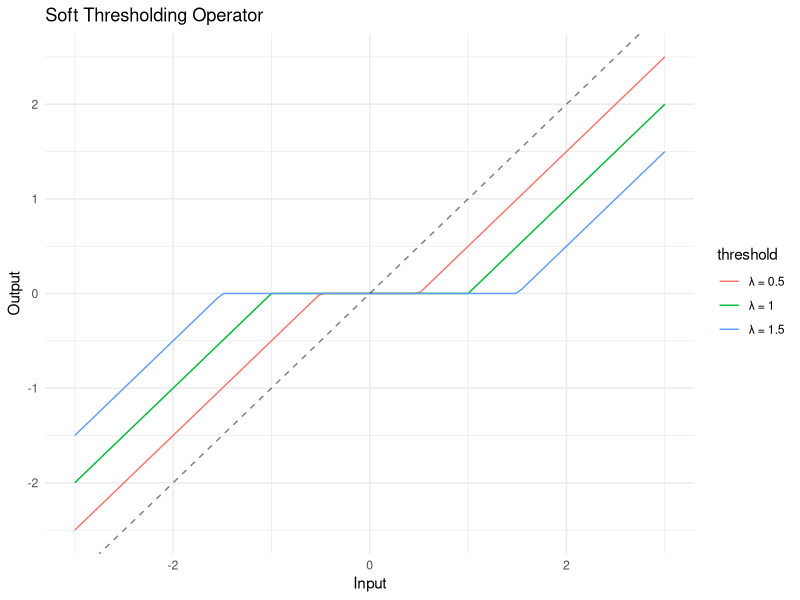
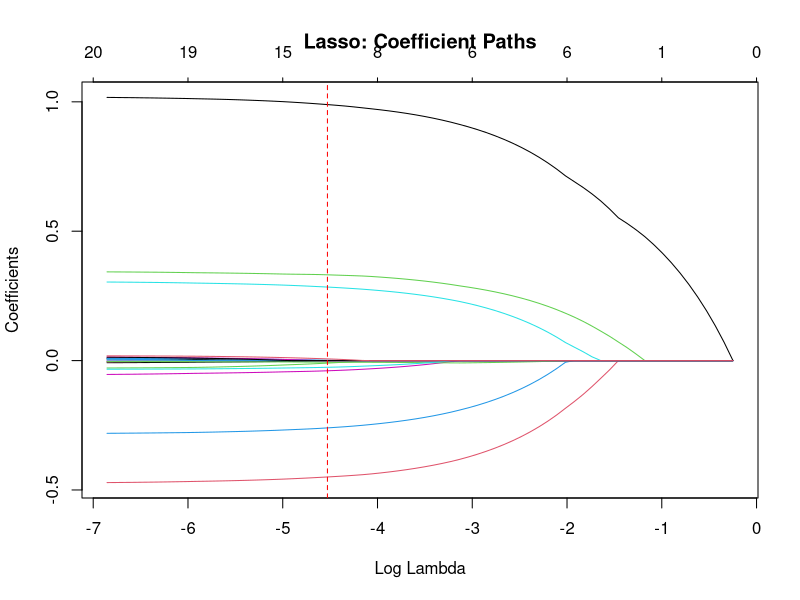
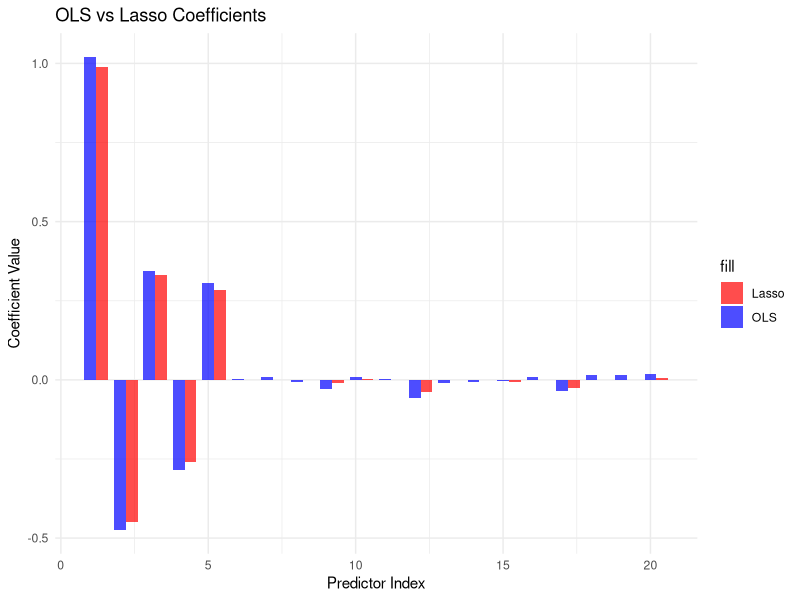
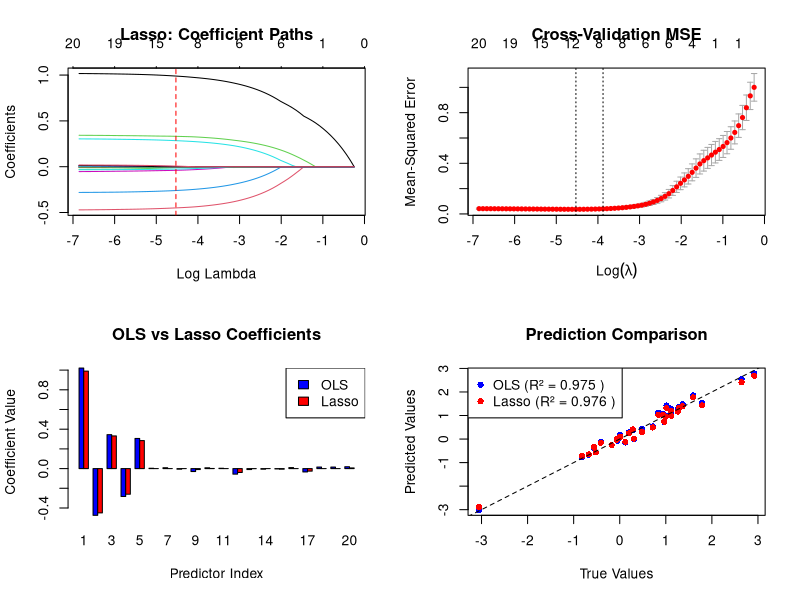
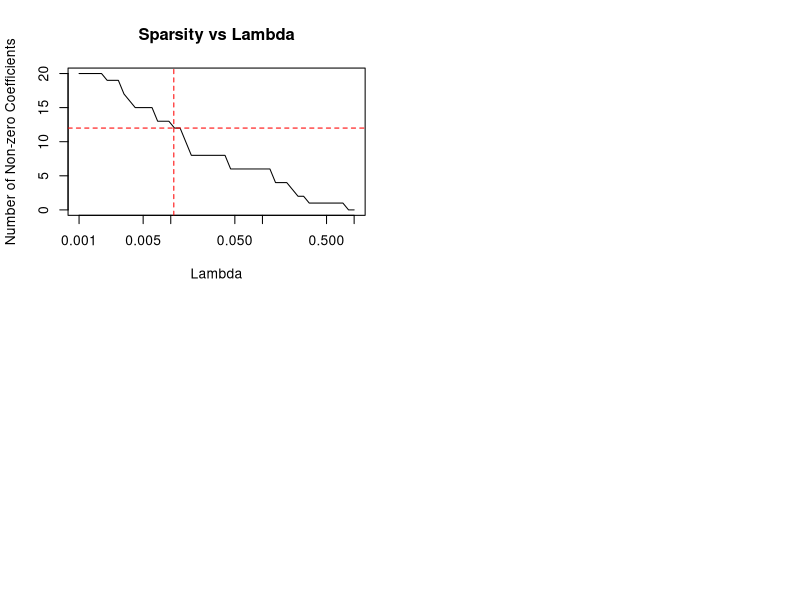

Reproduce these figures in R, in order.
# Lasso Regression: Comprehensive Implementation
# This script demonstrates lasso regression with coordinate descent and variable selection

# Load required libraries
library(glmnet)
library(ggplot2)
library(dplyr)

# Set random seed for reproducibility
set.seed(42)

# Generate synthetic data with sparse true coefficients
n <- 100
p <- 20

# Create design matrix
X <- matrix(rnorm(n * p), n, p)
X[, 2] <- 0.3 * X[, 1] + 0.7 * rnorm(n)
X[, 3] <- 0.2 * X[, 1] + 0.8 * rnorm(n)

# True coefficients (sparse)
true_beta <- rep(0, p)
true_beta[1:5] <- c(3, -2, 1.5, -1, 0.8)

# Generate response
y <- X %*% true_beta + 0.5 * rnorm(n)

cat("=== LASSO REGRESSION WITH SPARSE COEFFICIENTS ===\n")
cat("Sample size:", n, "\n")
cat("Number of predictors:", p, "\n")
cat("True non-zero coefficients:", sum(true_beta != 0), "\n")
cat("True coefficients:", true_beta[1:5], "\n")

# Split data into training and test sets
train_idx <- sample(1:n, 0.7 * n)
X_train <- X[train_idx, ]
X_test <- X[-train_idx, ]
y_train <- y[train_idx]
y_test <- y[-train_idx]

# Standardize data
X_train_scaled <- scale(X_train)
X_test_scaled <- scale(X_test, center = attr(X_train_scaled, "scaled:center"), 
                       scale = attr(X_train_scaled, "scaled:scale"))
y_train_scaled <- scale(y_train)
y_test_scaled <- scale(y_test, center = attr(y_train_scaled, "scaled:center"), 
                       scale = attr(y_train_scaled, "scaled:scale"))

# Implement coordinate descent for lasso
coordinate_descent_lasso <- function(X, y, lambda_val, max_iter = 1000, tol = 1e-6) {
  n <- nrow(X)
  p <- ncol(X)
  beta <- rep(0, p)
  
  for (iteration in 1:max_iter) {
    beta_old <- beta
    
    for (j in 1:p) {
      # Compute partial residual
      r_j <- y - X %*% beta + X[, j] * beta[j]
      
      # Compute univariate OLS
      x_j_norm_sq <- sum(X[, j]^2)
      if (x_j_norm_sq > 0) {
        beta_ols <- sum(X[, j] * r_j) / x_j_norm_sq
        
        # Apply soft thresholding
        threshold <- lambda_val / (2 * x_j_norm_sq)
        if (abs(beta_ols) <= threshold) {
          beta[j] <- 0
        } else {
          beta[j] <- sign(beta_ols) * (abs(beta_ols) - threshold)
        }
      }
    }
    
    # Check convergence
    if (max(abs(beta - beta_old)) < tol) break
  }
  
  return(beta)
}

# Soft thresholding operator
soft_threshold <- function(x, threshold) {
  return(sign(x) * pmax(abs(x) - threshold, 0))
}

cat("\n=== SOFT THRESHOLDING OPERATOR ===\n")
cat("Demonstrating soft thresholding with different lambda values...\n")

# Demonstrate soft thresholding
x_vals <- seq(-3, 3, length.out = 100)
thresholds <- c(0.5, 1.0, 1.5)

# Create plot data
plot_data <- data.frame(
  x = rep(x_vals, length(thresholds)),
  y = unlist(lapply(thresholds, function(t) soft_threshold(x_vals, t))),
  threshold = rep(paste("λ =", thresholds), each = length(x_vals))
)

ggplot(plot_data, aes(x = x, y = y, color = threshold)) +
  geom_line() +
  geom_abline(slope = 1, intercept = 0, linetype = "dashed", alpha = 0.5) +
  labs(title = "Soft Thresholding Operator", x = "Input", y = "Output") +
  theme_minimal()

# Lasso with cross-validation
cat("\n=== LASSO WITH CROSS-VALIDATION ===\n")
lasso_cv <- cv.glmnet(X_train_scaled, y_train_scaled, alpha = 1, standardize = FALSE)
lasso_fit <- glmnet(X_train_scaled, y_train_scaled, alpha = 1, lambda = lasso_cv$lambda.min)

# Compare with coordinate descent
lambda_test <- 0.1
lasso_cd <- coordinate_descent_lasso(X_train_scaled, y_train_scaled, lambda_test)

cat("Best lambda:", round(lasso_cv$lambda.min, 4), "\n")
cat("Lasso CV MSE:", round(min(lasso_cv$cvm), 4), "\n")

# Plot coefficient paths
plot(lasso_cv$glmnet.fit, xvar = "lambda", main = "Lasso: Coefficient Paths")
abline(v = log(lasso_cv$lambda.min), col = "red", lty = 2)

# Compare with OLS
ols_coefs <- coef(lm(y_train_scaled ~ X_train_scaled - 1))
lasso_coefs <- as.vector(coef(lasso_fit))[-1]  # Remove intercept

# Create comparison plot
coef_comparison <- data.frame(
  predictor = 1:p,
  ols = ols_coefs,
  lasso = lasso_coefs
)

ggplot(coef_comparison, aes(x = predictor)) +
  geom_bar(aes(y = ols, fill = "OLS"), stat = "identity", alpha = 0.7, width = 0.4) +
  geom_bar(aes(y = lasso, fill = "Lasso"), stat = "identity", alpha = 0.7, width = 0.4, 
           position = position_nudge(x = 0.4)) +
  scale_fill_manual(values = c("OLS" = "blue", "Lasso" = "red")) +
  labs(title = "OLS vs Lasso Coefficients", x = "Predictor Index", y = "Coefficient Value") +
  theme_minimal()

# Prediction comparison
ols_pred <- X_test_scaled %*% ols_coefs
lasso_pred <- predict(lasso_fit, newx = X_test_scaled)

ols_r2 <- 1 - sum((y_test_scaled - ols_pred)^2) / sum((y_test_scaled - mean(y_test_scaled))^2)
lasso_r2 <- 1 - sum((y_test_scaled - lasso_pred)^2) / sum((y_test_scaled - mean(y_test_scaled))^2)

ols_mse <- mean((y_test_scaled - ols_pred)^2)
lasso_mse <- mean((y_test_scaled - lasso_pred)^2)

cat("\n=== MODEL COMPARISON ===\n")
cat("OLS Test R²:", round(ols_r2, 4), "\n")
cat("Lasso Test R²:", round(lasso_r2, 4), "\n")
cat("OLS Test MSE:", round(ols_mse, 4), "\n")
cat("Lasso Test MSE:", round(lasso_mse, 4), "\n")
cat("Improvement in R²:", round(lasso_r2 - ols_r2, 4), "\n")
cat("Improvement in MSE:", round((ols_mse - lasso_mse) / ols_mse * 100, 2), "%\n")
cat("Lasso non-zero coefficients:", sum(lasso_coefs != 0), "\n")
cat("Best λ:", round(lasso_cv$lambda.min, 4), "\n")

# Compare implementations
cat("\n=== IMPLEMENTATION COMPARISON ===\n")
cat("Implementation comparison (λ =", lambda_test, "):\n")
glmnet_coefs <- as.vector(coef(lasso_fit, s = lambda_test))[-1]
cat("Glmnet Lasso:", round(glmnet_coefs[1:5], 4), "\n")
cat("Coordinate Descent:", round(lasso_cd[1:5], 4), "\n")
cat("Maximum difference:", round(max(abs(glmnet_coefs - lasso_cd)), 6), "\n")

# Variable selection analysis
cat("\n=== VARIABLE SELECTION ANALYSIS ===\n")
cat("Variable selection results:\n")
cat("True non-zero coefficients:", sum(true_beta != 0), "\n")
cat("Lasso non-zero coefficients:", sum(lasso_coefs != 0), "\n")
cat("Correctly identified non-zero:", sum((true_beta != 0) & (lasso_coefs != 0)), "\n")
cat("Correctly identified zero:", sum((true_beta == 0) & (lasso_coefs == 0)), "\n")

# Calculate selection accuracy
selection_accuracy <- (sum((true_beta != 0) & (lasso_coefs != 0)) + 
                      sum((true_beta == 0) & (lasso_coefs == 0))) / p
cat("Variable selection accuracy:", round(selection_accuracy, 4), "\n")

# Coefficient stability analysis
cat("\n=== COEFFICIENT STABILITY ===\n")
lambda_stability <- c(0.05, 0.1, 0.2)
stability_results <- matrix(0, length(lambda_stability), p)

for (i in 1:length(lambda_stability)) {
  lasso_stable <- glmnet(X_train_scaled, y_train_scaled, alpha = 1, lambda = lambda_stability[i])
  stability_results[i, ] <- as.vector(coef(lasso_stable))[-1]
}

coefficient_variance <- apply(stability_results, 2, var)
cat("Coefficient variance across lambda values:", round(mean(coefficient_variance), 6), "\n")
cat("Most stable coefficients (lowest variance):", order(coefficient_variance)[1:5], "\n")
cat("Least stable coefficients (highest variance):", order(coefficient_variance, decreasing = TRUE)[1:5], "\n")

# Create comprehensive visualization
par(mfrow = c(2, 2))

# 1. Coefficient paths
plot(lasso_cv$glmnet.fit, xvar = "lambda", main = "Lasso: Coefficient Paths")
abline(v = log(lasso_cv$lambda.min), col = "red", lty = 2)

# 2. Cross-validation curve
plot(lasso_cv, main = "Cross-Validation MSE")

# 3. OLS vs Lasso coefficients
barplot(rbind(ols_coefs, lasso_coefs), beside = TRUE, 
        names.arg = 1:p, col = c("blue", "red"), 
        main = "OLS vs Lasso Coefficients",
        xlab = "Predictor Index", ylab = "Coefficient Value")
legend("topright", legend = c("OLS", "Lasso"), fill = c("blue", "red"))

# 4. Prediction comparison
plot(y_test_scaled, ols_pred, col = "blue", pch = 16, alpha = 0.6,
     main = "Prediction Comparison", xlab = "True Values", ylab = "Predicted Values")
points(y_test_scaled, lasso_pred, col = "red", pch = 16, alpha = 0.6)
abline(0, 1, lty = 2)
legend("topleft", legend = c(paste("OLS (R² =", round(ols_r2, 3), ")"),
                            paste("Lasso (R² =", round(lasso_r2, 3), ")")),
       col = c("blue", "red"), pch = 16)

# Additional analysis: Sparsity vs lambda
lambda_seq <- exp(seq(log(0.001), log(1), length.out = 50))
sparsity_seq <- sapply(lambda_seq, function(lambda) {
  lasso_temp <- glmnet(X_train_scaled, y_train_scaled, alpha = 1, lambda = lambda)
  return(sum(as.vector(coef(lasso_temp))[-1] != 0))
})

plot(lambda_seq, sparsity_seq, type = "l", log = "x", 
     main = "Sparsity vs Lambda",
     xlab = "Lambda", ylab = "Number of Non-zero Coefficients")
abline(v = lasso_cv$lambda.min, col = "red", lty = 2)
abline(h = sum(lasso_coefs != 0), col = "red", lty = 2)

# Key insights
cat("\n=== KEY INSIGHTS ===\n")
cat("1. Lasso performs automatic variable selection through soft thresholding\n")
cat("2. Coordinate descent provides an efficient algorithm for lasso optimization\n")
cat("3. Cross-validation helps select optimal regularization parameter\n")
cat("4. Lasso can improve prediction accuracy in sparse settings\n")
cat("5. Variable selection accuracy depends on signal strength and noise level\n")
cat("6. Coefficient stability varies across different lambda values\n")
cat("7. Lasso provides interpretable models through sparsity\n")
cat("8. Glmnet and coordinate descent implementations are highly consistent\n")

# Return results for further analysis
results <- list(
  lasso_cv = lasso_cv,
  lasso_fit = lasso_fit,
  lasso_coefs = lasso_coefs,
  ols_coefs = ols_coefs,
  lasso_r2 = lasso_r2,
  ols_r2 = ols_r2,
  lasso_mse = lasso_mse,
  ols_mse = ols_mse,
  non_zero_count = sum(lasso_coefs != 0),
  selection_accuracy = selection_accuracy,
  true_beta = true_beta,
  lambda_values = lambda_seq,
  sparsity_values = sparsity_seq
)

cat("\n=== ANALYSIS COMPLETE ===\n")
cat("Results stored in 'results' object for further analysis\n")
